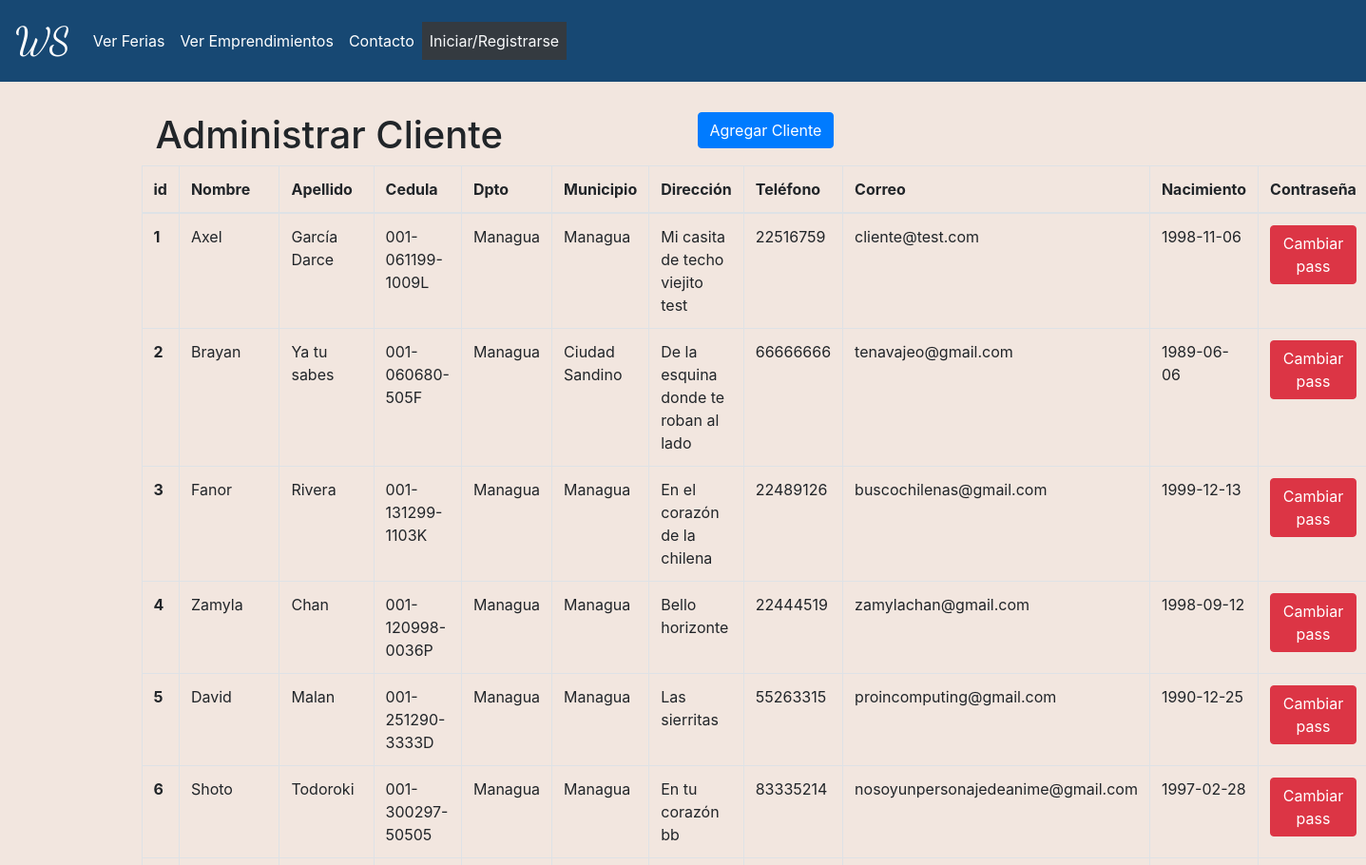
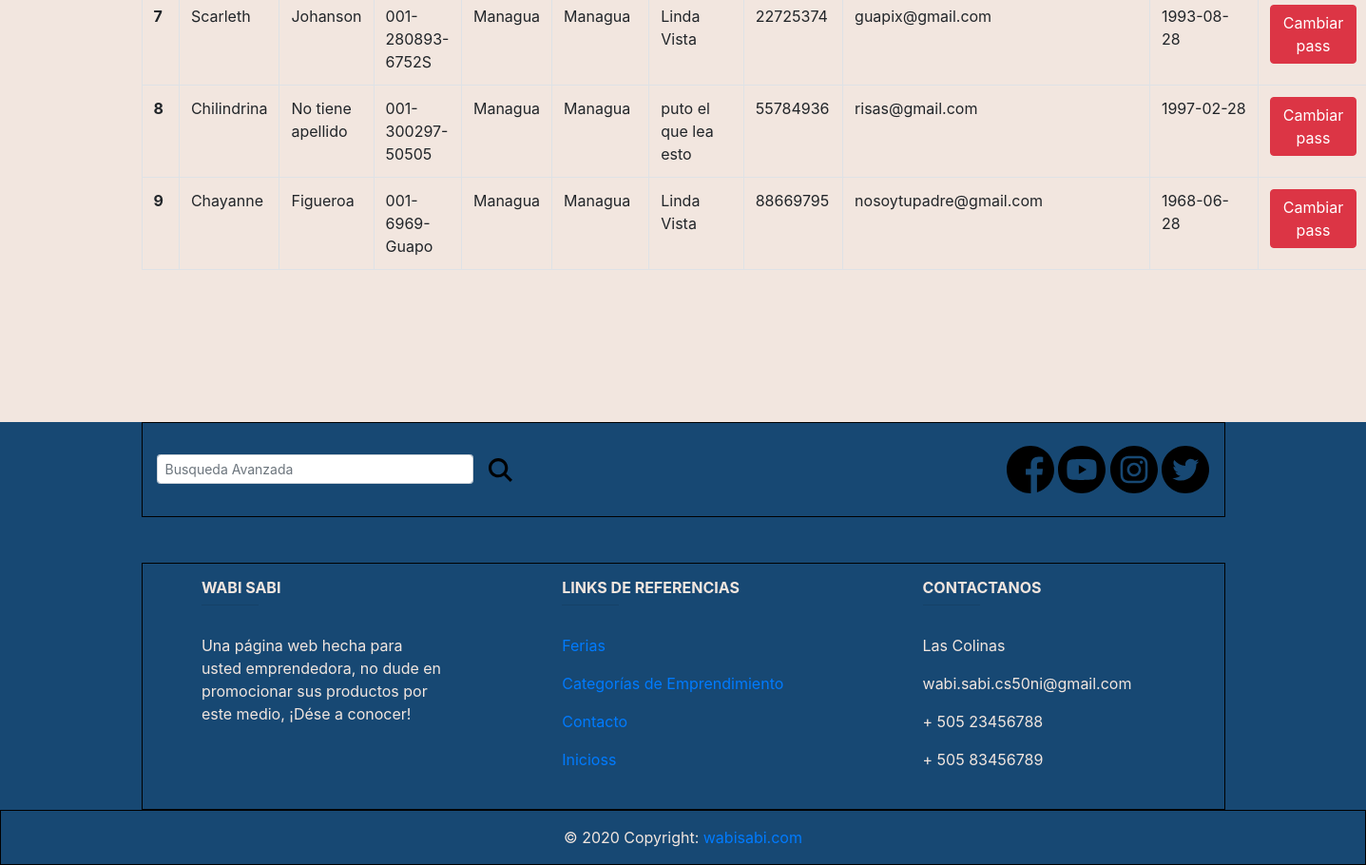
Screenshot of /admin/cliente with the database file from the repository (2 pictures, top to bottom).
### tables this page shows
CREATE TABLE 'cliente' (
    id_cliente INTEGER PRIMARY KEY AUTOINCREMENT NOT NULL,
    nombre TEXT NOT NULL,
    apellido TEXT NOT NULL,
    cedula TEXT NOT NULL,
    departamento TEXT NOT NULL,
    municipio TEXT NOT NULL,
    direccion TEXT NOT NULL,
    telefono INTEGER,
    correo TEXT NOT NULL,
    fecha_nacimiento TEXT NOT NULL,
    url_foto TEXT
, 'contrasena'  text NOT NULL  );

### application.py (the view)
@app.route('/admin/cliente', methods = ["GET", "POST"])
def adminCliente():
    if request.method == "POST":
        autor = request.form.get("autor")
        nombre = request.form.get("nombre")
        apellido = request.form.get("apellido")
        cedula = request.form.get("cedula")
        departamento = request.form.get("departamento")
        municipio = request.form.get("municipio")
        direccion = request.form.get("direccion")
        telefono = request.form.get("telefono")
        correo = request.form.get("correo")
        fecha_nacimiento = request.form.get("fecha_nacimiento")
        contrasena = generate_password_hash(request.form.get("contrasena"))
        url_foto = request.form.get("url_foto")
        objeto_cliente = Cliente(0, nombre, apellido, cedula, departamento, municipio, direccion,
        telefono, correo, fecha_nacimiento, contrasena, url_foto)
        res = insertarCliente(db,objeto_cliente)
        if(autor == "user"):
            session["user_id"] = res
            session["tipo"] = "cliente"
            return redirect("/")
        else:
            lista_cliente = mostrarClientes(db)
            return render_template("admin-cliente.html", lista_cliente = lista_cliente)
    else:
        lista_cliente = mostrarClientes(db)
        return render_template("admin-cliente.html", lista_cliente = lista_cliente)

### application.py (called while the page is built)
@app.after_request
def after_request(response):
    response.headers["Cache-Control"] = "no-cache, no-store, must-revalidate"
    response.headers["Expires"] = 0
    response.headers["Pragma"] = "no-cache"
    return response

### modelo/cliente.py (called while the page is built)
def mostrarClientes(db):
    rows = db.execute("SELECT * FROM cliente")
    cliente = []
    for row in rows:
        cliente.append(Cliente(row["id_cliente"], row["nombre"], row["apellido"], row["cedula"], row["departamento"], row["municipio"], row["direccion"], row["telefono"], row["correo"], row["fecha_nacimiento"], row["contrasena"], row["url_foto"]))
    return cliente

### templates/admin-cliente.html (shortened to what this page needs)
{% extends "layout.html" %}
{% block container %}
    <div class="row mt-3">
        <div class="col-6">
            <h1>Administrar Cliente</h1>
        </div>
        <div class="col-6">
            <button type="button" class="btn btn-primary" data-toggle="modal" data-target="#addcategoria">Agregar Cliente</button>
        </div>
    </div>
    <div class="row">
        <table class="table table-bordered">
            <thead>
                <tr>
                    <th scope="col">id</th>
                    <th scope="col">Nombre</th>
                    <th scope="col">Apellido</th>
                    <th scope="col">Cedula</th>
                    <th scope="col">Dpto</th>
                    <th scope="col">Municipio</th>
                    <th scope="col">Dirección</th>
                    <th scope="col">Teléfono</th>
                    <th scope="col">Correo</th>
                    <th scope="col">Nacimiento</th>
                    <th scope="col">Contraseña</th>
                </tr>
            </thead>
            <tbody>
                {% for cliente in lista_cliente %}
                <tr>
                    <th scope="row">{{ cliente.id_cliente }}</th>
                    <td onclick="editarClienteNombre({{cliente.id_cliente}})" >{{cliente.nombre}}</td>
                    <td onclick="editarClienteApellido({{cliente.id_cliente}})" >{{cliente.apellido}}</td>
                    <td onclick="editarClienteCedula({{cliente.id_cliente}})" >{{cliente.cedula}}</td>
                    <td onclick="editarClienteDpto({{cliente.id_cliente}})" >{{cliente.departamento}}</td>
                    <td onclick="editarClienteMunicipio({{cliente.id_cliente}})" >{{cliente.municipio}}</td>
                    <td onclick="editarClienteDireccion({{cliente.id_cliente}})" >{{cliente.direccion}}</td>
                    <td onclick="editarClienteTelefono({{cliente.id_cliente}})" >{{cliente.telefono}}</td>
                    <td onclick="editarClienteCorreo({{cliente.id_cliente}})" >{{cliente.correo}}</td>
                    <td onclick="editarClienteNacimiento({{cliente.id_cliente}})" >{{cliente.fecha_nacimiento}}</td>
                    <td onclick="editarClienteContrasena({{cliente.id_cliente}})" ><button class="btn btn-danger">Cambiar pass</button></td>
                </tr>
                {% endfor %}
            </tbody>
        </table>
    </div>
{% endblock %}

### templates/layout.html (shortened to what this page needs)
<!DOCTYPE html>
<html lang="es">
<head>
    <link rel="stylesheet" href="https://stackpath.bootstrapcdn.com/bootstrap/4.4.1/css/bootstrap.min.css"
>
    <link rel="stylesheet" href="{{ url_for('static', filename='css/estilos.css') }}">
</head>
<body>
    <nav class="navbar navbar-expand-lg mb-3">
        <a class="navbar-brand" href="/"><span class="icono">WS</span></a>
        <div class="collapse navbar-collapse" id="navbarNavAltMarkup">
            <div class="navbar-nav">
                {% if not session %}
                <a class="nav-item nav-link active" href="/cliente/ferias">Ver Ferias</a>
                <a class="nav-item nav-link active" href="/cliente/emprendimientos">Ver Emprendimientos</a>
                {% endif %}
                <a class="nav-item nav-link active" href="/cliente/contacto">Contacto</a>
                {% if session["tipo"] == "emprendedor" %}
                <a class="nav-item nav-link active text-light bg-dark" href="/emprendedor/perfil">Perfil</a>
                <a class="nav-item nav-link active text-light bg-dark" href="/cerrarSesion">Cerrar Sesión</a>
                {% elif session["tipo"] == "cliente" %}
                <a class="nav-item nav-link active text-light bg-dark" href="/cliente/perfil">Perfil</a>
                <a class="nav-item nav-link active text-light bg-dark" href="/cerrarSesion">Cerrar Sesión</a>
                {% elif session["tipo"] == "admin" %}
                <a class="nav-item nav-link active text-light bg-dark" href="/">Volver al Inicio</a>
                {% else %}
                <a class="nav-item nav-link active text-light bg-dark" href="/login">Iniciar/Registrarse</a>
                {% endif %}
            </div>
        </div>
    </nav>
    <div class="container">
        {% block container %}{% endblock %}
    </div>
    <footer class="page-footer">
        <div class="container">
            <div class="row py-4 d-flex align-items-center">
                <div class="col-md-6 col-lg-5 text-center text-md-left mb-4 mb-md-0">
                    <form class="form-inline" action="/busqueda">
                        <input name="q" class="form-control form-control-sm mr-3 w-75" type="text"
                            placeholder="Busqueda Avanzada" aria-label="Busqueda" autocomplete="off">
                        <i class="fas fa-search" aria-hidden="true">
                            <img src="{{url_for('static', filename='img/search.svg')}}" height="25px" alt="fb">
                        </i>
                    </form>
                </div>
                <div class="col-md-6 col-lg-7 text-center text-md-right">
                    <a target="_blank" href="https://www.facebook.com/WabiSabi-103343708100262/"><img src="{{url_for('static', filename='img/social/fb.svg')}}"
                            height="50px" alt="fb"></a>
                    <a target="_blank" href=""><img src="{{url_for('static', filename='img/social/yt.svg')}}"
                            height="50px" alt="yt"></a>
                    <a target="_blank" href=""><img src="{{url_for('static', filename='img/social/ig.svg')}}"
                            height="50px" alt="ig"></a>
                    <a target="_blank" href="https://twitter.com/wabisabinic"><img src="{{url_for('static', filename='img/social/tw.svg')}}"
                            height="50px" alt="tw"></a>
                </div>
            </div>
        </div>
        <div class="container text-center text-md-left mt-5">
            <div class="row mt-3">
                <div class="col-md-3 col-lg-4 col-xl-3 mx-auto mb-4">
                    <h6 class="text-uppercase font-weight-bold">Wabi Sabi</h6>
                    <hr class="deep-purple accent-2 mb-4 mt-0 d-inline-block mx-auto" style="width: 60px;">
                    <p>Una página web hecha para usted emprendedora, no dude en promocionar sus productos por este medio, ¡Dése a conocer!</p>
                </div>
                <div class="col-md-3 col-lg-3 col-xl-3 mx-auto mb-4">
                    <h6 class="text-uppercase font-weight-bold">Links de referencias</h6>
                    <hr class="deep-purple accent-2 mb-4 mt-0 d-inline-block mx-auto" style="width: 60px;">
                    <p>
                        <a href="/cliente/ferias">Ferias</a>
                    </p>
                    <p>
                        <a href="/cliente/emprendimientos">Categorías de Emprendimiento</a>
                    </p>
                    <p>
                        <a href="/cliente/contacto">Contacto</a>
                    </p>
                    <p>
                        <a href="/">Inicioss</a>
                    </p>
                </div>
                <div class="col-md-4 col-lg-3 col-xl-3 mx-auto mb-md-0 mb-4">
                    <h6 class="text-uppercase font-weight-bold">Contactanos</h6>
                    <hr class="deep-purple accent-2 mb-4 mt-0 d-inline-block mx-auto" style="width: 60px;">
                    <p>
                    Las Colinas</p>
                    <p>
                        wabi.sabi.cs50ni@gmail.com</p>
                    <p>
                        + 505 23456788</p>
                    <p>
                         + 505 83456789</p>
                </div>
            </div>
        </div>
        <div class="footer-copyright text-center py-3">© 2020 Copyright:
            <a href="/"> wabisabi.com</a>
        </div>
    </footer>
</body>
</html>

### static/css/estilos.css (style rules this page uses)
.icono { font-family: 'Dancing Script', cursive; font-size: 40px; }
nav { color: white; background-color: #174873; }
nav a { color: white; background-color: #174873; transition: color 0.5s, background-color 0.5s; }
body { background-color: #F2E6DF; }
.page-footer { margin-top: 10%; background-color: #174873; color: #F2E6DF; }
.page-footer > div { border: 1px solid black; }

### rows the page displays
cliente: id_cliente "1", nombre "Axel", apellido "García Darce", cedula "001-061199-1009L", departamento "Managua", municipio "Managua", direccion "Mi casita de techo viejito test", telefono "22516759", correo "cliente@test.com", fecha_nacimiento "1998-11-06"
cliente: id_cliente "2", nombre "Brayan", apellido "Ya tu sabes", cedula "001-060680-505F", departamento "Managua", municipio "Ciudad Sandino", direccion "De la esquina donde te roban al lado", telefono "66666666", correo "tenavajeo@gmail.com", fecha_nacimiento "1989-06-06"
cliente: id_cliente "3", nombre "Fanor", apellido "Rivera", cedula "001-131299-1103K", departamento "Managua", municipio "Managua", direccion "En el corazón de la chilena", telefono "22489126", correo "buscochilenas@gmail.com", fecha_nacimiento "1999-12-13"
cliente: id_cliente "4", nombre "Zamyla", apellido "Chan", cedula "001-120998-0036P", departamento "Managua", municipio "Managua", direccion "Bello horizonte", telefono "22444519", correo "zamylachan@gmail.com", fecha_nacimiento "1998-09-12"
cliente: id_cliente "5", nombre "David", apellido "Malan", cedula "001-251290-3333D", departamento "Managua", municipio "Managua", direccion "Las sierritas", telefono "55263315", correo "proincomputing@gmail.com", fecha_nacimiento "1990-12-25"
cliente: id_cliente "6", nombre "Shoto", apellido "Todoroki", cedula "001-300297-50505", departamento "Managua", municipio "Managua", direccion "En tu corazón bb", telefono "83335214", correo "nosoyunpersonajedeanime@gmail.com", fecha_nacimiento "1997-02-28"
cliente: id_cliente "7", nombre "Scarleth", apellido "Johanson", cedula "001-280893-6752S", departamento "Managua", municipio "Managua", direccion "Linda Vista", telefono "22725374", correo "guapix@gmail.com", fecha_nacimiento "1993-08-28"
cliente: id_cliente "8", nombre "Chilindrina", apellido "No tiene apellido", cedula "001-300297-50505", departamento "Managua", municipio "Managua", direccion "puto el que lea esto", telefono "55784936", correo "risas@gmail.com", fecha_nacimiento "1997-02-28"
cliente: id_cliente "9", nombre "Chayanne", apellido "Figueroa", cedula "001-6969-Guapo", departamento "Managua", municipio "Managua", direccion "Linda Vista", telefono "88669795", correo "nosoytupadre@gmail.com", fecha_nacimiento "1968-06-28"
